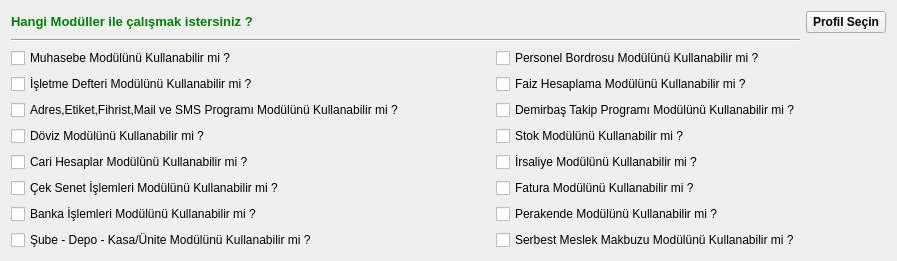
     <widget class="QWidget" name="tab_9">
      <attribute name="title">
       <string>Modül Seçme</string>
      </attribute>
      <layout class="QGridLayout" name="gridLayout_19">
       <item row="0" column="0">
        <layout class="QGridLayout" name="gridLayout_15" columnstretch="0,1,0,1">
         <item row="0" column="0">
          <widget class="QLabel" name="label_192">
           <property name="sizePolicy">
            <sizepolicy hsizetype="Fixed" vsizetype="Fixed">
             <horstretch>0</horstretch>
             <verstretch>0</verstretch>
            </sizepolicy>
           </property>
           <property name="text">
            <string>&lt;!DOCTYPE HTML PUBLIC &quot;-//W3C//DTD HTML 4.0//EN&quot; &quot;http://www.w3.org/TR/REC-html40/strict.dtd&quot;&gt;
&lt;html&gt;&lt;head&gt;&lt;meta name=&quot;qrichtext&quot; content=&quot;1&quot; /&gt;&lt;style type=&quot;text/css&quot;&gt;
p, li { white-space: pre-wrap; }
&lt;/style&gt;&lt;/head&gt;&lt;body style=&quot; font-family:'Sans Serif'; font-size:10pt; font-weight:400; font-style:normal;&quot;&gt;
&lt;p style=&quot; margin-top:0px; margin-bottom:0px; margin-left:0px; margin-right:0px; -qt-block-indent:0; text-indent:0px;&quot;&gt;&lt;span style=&quot; font-weight:600; color:#008000;&quot;&gt;Hangi Modüller ile çalışmak istersiniz ?&lt;/span&gt;&lt;/p&gt;&lt;/body&gt;&lt;/html&gt;</string>
           </property>
          </widget>
         </item>
         <item row="1" column="0" colspan="3">
          <widget class="Line" name="line_14">
           <property name="sizePolicy">
            <sizepolicy hsizetype="Expanding" vsizetype="Fixed">
             <horstretch>0</horstretch>
             <verstretch>0</verstretch>
            </sizepolicy>
           </property>
           <property name="orientation">
            <enum>Qt::Horizontal</enum>
           </property>
          </widget>
         </item>
         <item row="2" column="0">
          <widget class="QCheckBox" name="check_box_muhasebe">
           <property name="sizePolicy">
            <sizepolicy hsizetype="Fixed" vsizetype="Expanding">
             <horstretch>0</horstretch>
             <verstretch>0</verstretch>
            </sizepolicy>
           </property>
           <property name="text">
            <string>Muhasebe Modülünü Kullanabilir mi ?</string>
           </property>
          </widget>
         </item>
         <item row="2" column="1">
          <spacer name="horizontalSpacer_6">
           <property name="orientation">
            <enum>Qt::Horizontal</enum>
           </property>
           <property name="sizeHint" stdset="0">
            <size>
             <width>40</width>
             <height>20</height>
            </size>
           </property>
          </spacer>
         </item>
         <item row="2" column="2">
          <widget class="QCheckBox" name="check_box_personel">
           <property name="sizePolicy">
            <sizepolicy hsizetype="Expanding" vsizetype="Expanding">
             <horstretch>0</horstretch>
             <verstretch>0</verstretch>
            </sizepolicy>
           </property>
           <property name="text">
            <string>Personel Bordrosu Modülünü Kullanabilir mi ?</string>
           </property>
          </widget>
         </item>
         <item row="3" column="0">
          <widget class="QCheckBox" name="check_box_isletme">
           <property name="sizePolicy">
            <sizepolicy hsizetype="Fixed" vsizetype="Expanding">
             <horstretch>0</horstretch>
             <verstretch>0</verstretch>
            </sizepolicy>
           </property>
           <property name="text">
            <string>İşletme Defteri Modülünü Kullanabilir mi ?</string>
           </property>
          </widget>
         </item>
         <item row="3" column="2">
          <widget class="QCheckBox" name="check_box_faiz">
           <property name="sizePolicy">
            <sizepolicy hsizetype="Fixed" vsizetype="Expanding">
             <horstretch>0</horstretch>
             <verstretch>0</verstretch>
            </sizepolicy>
           </property>
           <property name="text">
            <string>Faiz Hesaplama Modülünü Kullanabilir mi ?</string>
           </property>
          </widget>
         </item>
         <item row="3" column="3">
          <spacer name="horizontalSpacer_63">
           <property name="orientation">
            <enum>Qt::Horizontal</enum>
           </property>
           <property name="sizeHint" stdset="0">
            <size>
             <width>40</width>
             <height>20</height>
            </size>
           </property>
          </spacer>
         </item>
         <item row="4" column="0">
          <widget class="QCheckBox" name="check_box_adres">
           <property name="sizePolicy">
            <sizepolicy hsizetype="Fixed" vsizetype="Expanding">
             <horstretch>0</horstretch>
             <verstretch>0</verstretch>
            </sizepolicy>
           </property>
           <property name="text">
            <string>Adres,Etiket,Fihrist,Mail ve SMS Programı Modülünü Kullanabilir mi ?</string>
           </property>
          </widget>
         </item>
         <item row="4" column="2">
          <widget class="QCheckBox" name="check_box_demirbas">
           <property name="sizePolicy">
            <sizepolicy hsizetype="Expanding" vsizetype="Expanding">
             <horstretch>0</horstretch>
             <verstretch>0</verstretch>
            </sizepolicy>
           </property>
           <property name="text">
            <string>Demirbaş Takip Programı Modülünü Kullanabilir mi ?</string>
           </property>
          </widget>
         </item>
         <item row="5" column="0">
          <widget class="QCheckBox" name="check_box_doviz">
           <property name="sizePolicy">
            <sizepolicy hsizetype="Fixed" vsizetype="Expanding">
             <horstretch>0</horstretch>
             <verstretch>0</verstretch>
            </sizepolicy>
           </property>
           <property name="text">
            <string>Döviz Modülünü Kullanabilir mi ?</string>
           </property>
          </widget>
         </item>
         <item row="5" column="2">
          <widget class="QCheckBox" name="check_box_stok">
           <property name="sizePolicy">
            <sizepolicy hsizetype="Fixed" vsizetype="Expanding">
             <horstretch>0</horstretch>
             <verstretch>0</verstretch>
            </sizepolicy>
           </property>
           <property name="text">
            <string>Stok Modülünü Kullanabilir mi ?</string>
           </property>
          </widget>
         </item>
         <item row="6" column="0">
          <widget class="QCheckBox" name="check_box_cari">
           <property name="sizePolicy">
            <sizepolicy hsizetype="Fixed" vsizetype="Expanding">
             <horstretch>0</horstretch>
             <verstretch>0</verstretch>
            </sizepolicy>
           </property>
           <property name="text">
            <string>Cari Hesaplar Modülünü Kullanabilir mi ?</string>
           </property>
          </widget>
         </item>
         <item row="6" column="2">
          <widget class="QCheckBox" name="check_box_irsaliye">
           <property name="sizePolicy">
            <sizepolicy hsizetype="Fixed" vsizetype="Expanding">
             <horstretch>0</horstretch>
             <verstretch>0</verstretch>
            </sizepolicy>
           </property>
           <property name="text">
            <string>İrsaliye Modülünü Kullanabilir mi ?</string>
           </property>
          </widget>
         </item>
         <item row="7" column="0">
          <widget class="QCheckBox" name="check_box_cek">
           <property name="sizePolicy">
            <sizepolicy hsizetype="Fixed" vsizetype="Expanding">
             <horstretch>0</horstretch>
             <verstretch>0</verstretch>
            </sizepolicy>
           </property>
           <property name="text">
            <string>Çek Senet İşlemleri Modülünü Kullanabilir mi ?</string>
           </property>
          </widget>
         </item>
         <item row="7" column="2">
          <widget class="QCheckBox" name="check_box_fatura">
           <property name="sizePolicy">
            <sizepolicy hsizetype="Fixed" vsizetype="Expanding">
             <horstretch>0</horstretch>
             <verstretch>0</verstretch>
            </sizepolicy>
           </property>
           <property name="text">
            <string>Fatura Modülünü Kullanabilir mi ?</string>
           </property>
          </widget>
         </item>
         <item row="8" column="0">
          <widget class="QCheckBox" name="check_box_banka">
           <property name="sizePolicy">
            <sizepolicy hsizetype="Fixed" vsizetype="Expanding">
             <horstretch>0</horstretch>
             <verstretch>0</verstretch>
            </sizepolicy>
           </property>
           <property name="text">
            <string>Banka İşlemleri Modülünü Kullanabilir mi ?</string>
           </property>
          </widget>
         </item>
         <item row="8" column="2">
          <widget class="QCheckBox" name="check_box_perakende">
           <property name="sizePolicy">
            <sizepolicy hsizetype="Fixed" vsizetype="Expanding">
             <horstretch>0</horstretch>
             <verstretch>0</verstretch>
            </sizepolicy>
           </property>
           <property name="text">
            <string>Perakende Modülünü Kullanabilir mi ?</string>
           </property>
          </widget>
         </item>
         <item row="9" column="0">
          <widget class="QCheckBox" name="check_box_sube">
           <property name="sizePolicy">
            <sizepolicy hsizetype="Fixed" vsizetype="Expanding">
             <horstretch>0</horstretch>
             <verstretch>0</verstretch>
            </sizepolicy>
           </property>
           <property name="text">
            <string>Şube - Depo - Kasa/Ünite Modülünü Kullanabilir mi ?</string>
           </property>
          </widget>
         </item>
         <item row="9" column="2">
          <widget class="QCheckBox" name="check_box_sm_makbuzu">
           <property name="sizePolicy">
            <sizepolicy hsizetype="Fixed" vsizetype="Expanding">
             <horstretch>0</horstretch>
             <verstretch>0</verstretch>
            </sizepolicy>
           </property>
           <property name="text">
            <string>Serbest Meslek Makbuzu Modülünü Kullanabilir mi ?</string>
           </property>
          </widget>
         </item>
         <item row="0" column="3">
          <layout class="QGridLayout" name="gridLayout_27" columnstretch="5,1">
           <item row="0" column="0">
            <spacer name="horizontalSpacer_61">
             <property name="orientation">
              <enum>Qt::Horizontal</enum>
             </property>
             <property name="sizeHint" stdset="0">
              <size>
               <width>40</width>
               <height>20</height>
              </size>
             </property>
            </spacer>
           </item>
           <item row="0" column="1">
            <widget class="QPushButton" name="pushButton_profil_secin">
             <property name="font">
              <font>
               <weight>75</weight>
               <bold>true</bold>
              </font>
             </property>
             <property name="text">
              <string>Profil Seçin</string>
             </property>
            </widget>
           </item>
          </layout>
         </item>
        </layout>
       </item>
      </layout>
     </widget>
